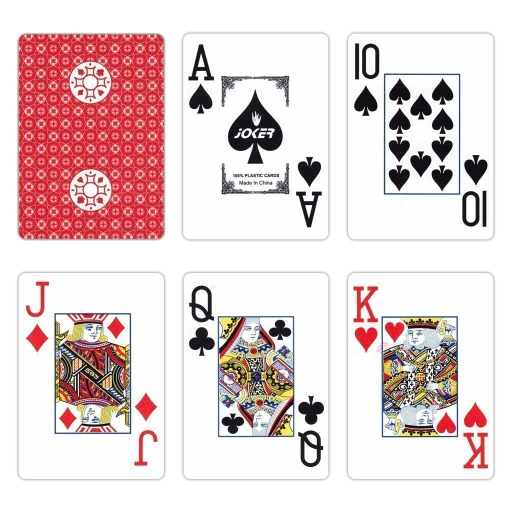
#> input picture 00 - Resources/01 - Photos/playing_card.jpg, 1024 x 1024 px, found by its file name (shown at 1/2 size)
$ python '05 - Warp Prespective.py'
#> lines starting #> are read from the running program, lines starting #| are printed output that depends on the picture
import numpy as np
import cv2

path = "C:/Users/90545/DATA SCIENCE/07 - OpenCV/00 - Resources/01 - Photos/playing_card.jpg"

img = cv2.imread(path)
#> img is the input picture: shape (1024, 1024, 3); mean B, G, R 210.3, 210.1, 228.3

width, height = 320, 320

pts1 = np.float32([[30, 65], [330, 65], [30, 485], [330, 485]]) # left-top, right-top, left-bottom, right-bottom
pts2 = np.float32([[0, 0], [width, 0], [0, height], [width, height]])

matrix = cv2.getPerspectiveTransform(pts1, pts2)

imgOutput = cv2.warpPerspective(img, matrix, (width, height))
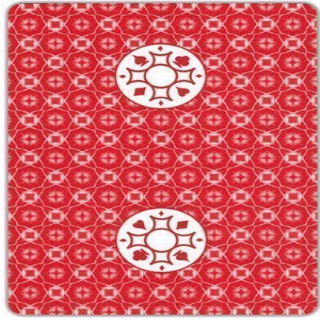
#> imgOutput: shape (320, 320, 3); mean B, G, R 101.9, 94.2, 216.2

cv2.imshow("img", img)
cv2.imshow("imgOutput", imgOutput)

cv2.waitKey(0)
